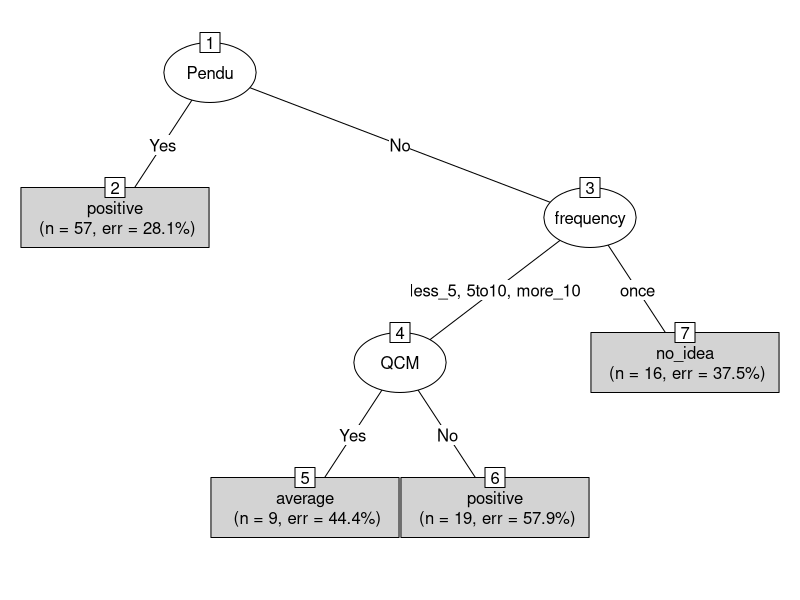
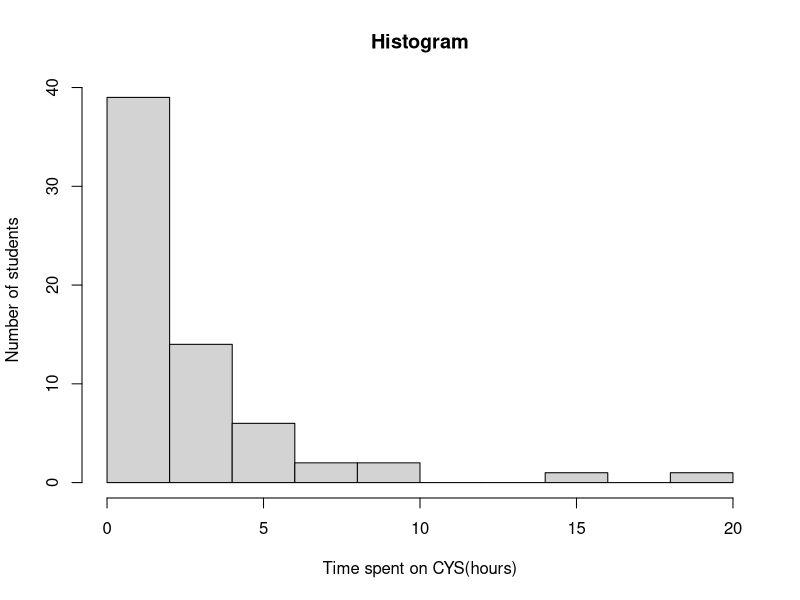
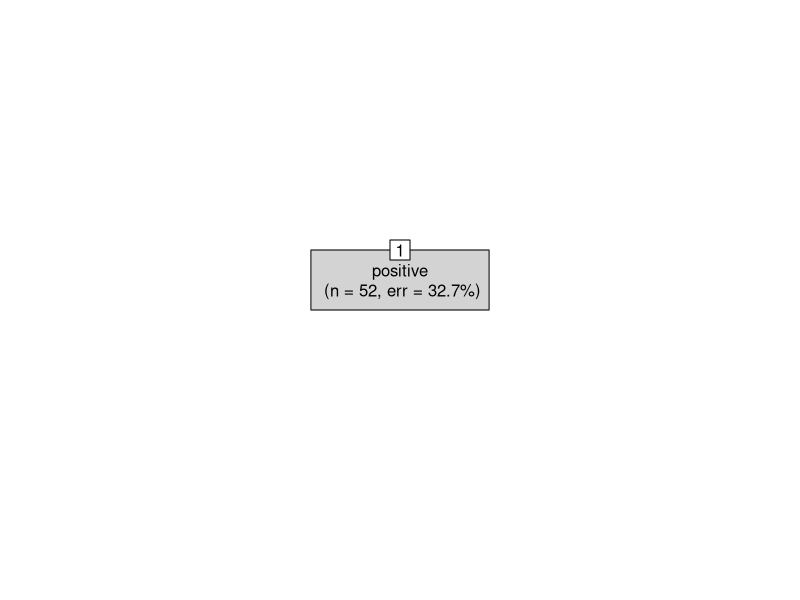

These figures' R source, in order:
## ---- chunk 1
knitr::opts_chunk$set(echo = TRUE)
## ---- chunk 2
library(ggplot2)
library(gridExtra)
library(ggfortify)
library(leaps)
library(MASS)
library(ggplot2)
## ---- chunk 3
Q2 = read.csv("Q_2.csv")
## ---- chunk 4
Q2_1 = Q2[,c("A2a","A2b","A2c","A2d","A2e","A2f")]
summary(Q2_1)
gameper=apply(Q2_1[,c(1:6)],2,mean)
gameper[6]=mean(Q2_1$A2f,na.rm=TRUE)
print(gameper)
## ---- chunk 5
Q2_5=Q2[,c("A1a","A1b","A1c","A1d","A2a","A2b","A2c","A2d","A2e","A2f","X5a","X5b","X5c","X5d")]
Q2_5[is.na(Q2_5)]=0
Q2_5[,'A1']=Q2_5[,'A1a']*0+Q2_5[,'A1b']*1+Q2_5[,'A1c']*2+Q2_5[,'A1d']*3
Q2_5$A2a=factor(Q2_5$A2a,levels=c(0,1),labels=c("No","Yes"))
Q2_5$A2b=factor(Q2_5$A2b,levels=c(0,1),labels=c("No","Yes"))
Q2_5$A2c=factor(Q2_5$A2c,levels=c(0,1),labels=c("No","Yes"))
Q2_5$A2d=factor(Q2_5$A2d,levels=c(0,1),labels=c("No","Yes"))
Q2_5$A2e=factor(Q2_5$A2e,levels=c(0,1),labels=c("No","Yes"))
Q2_5$A2f=factor(Q2_5$A2f,levels=c(0,1),labels=c("No","Yes"))
Q2_5$A1=factor(Q2_5$A1,levels=c(0,1,2,3),labels=c("once","less_5","5to10","more_10"))
Q2_5[,'A5']=Q2_5[,'X5a']*0+Q2_5[,'X5b']*1+Q2_5[,'X5c']*2+Q2_5[,'X5d']*3
Q2_5$A5=factor(Q2_5$A5,levels=c(0,1,2,3),labels=c("positive","negative","average","no_idea"))
Q2_5=Q2_5[,c(5:10,15,16)]
colnames(Q2_5)=c("Pendu","Audiowords","Check_your_motus","QCM","Check_your_taboo","Flashcards","frequency","satisfied")
summary(Q2_5)
## ---- chunk 6
set.seed(100) # initialisation du générateur
# Extraction des échantillons
test.ratio=.2   # part de l'échantillon test
npop=nrow(Q2_5) # nombre de lignes dans les données
nvar=ncol(Q2_5) # nombre de colonnes
# taille de l'échantillon test
ntest=ceiling(npop*test.ratio) 
# indices de l'échantillon test
testi=sample(1:npop,ntest)
# indices de l'échantillon d'apprentissage
appri=setdiff(1:npop,testi)
## ---- chunk 7

# construction de l'échantillon d'apprentissage
datappq=Q2_5[appri,]
# construction de l'échantillon test 
datestq=Q2_5[testi,] 
summary(datappq) # vérification
## ---- chunk 8
library(rpart)
library(partykit)
tree.q5=rpart(satisfied~.,data=datappq,cp=0.0001)
xmat5=xpred.rpart(tree.q5)
xerr5=(xmat5!=as.numeric(datappq[,"satisfied"]))^2
CVerr5=apply(xerr5,2,sum)
CVerr5
## ---- chunk 9
tree.dis5=rpart(satisfied~.,data=datappq,
                control=rpart.control(cp=as.numeric(attributes(which.min(CVerr5))$names)))
plot(as.party(tree.dis5), type="simple")
## ---- chunk 10
# Calcul des prévisions
pred.treeq5=predict(tree.dis5,newdata=datestq,type="class") 
# Erreur quadratique moyenne de prévision en régression
sum((as.numeric(pred.treeq5)!=as.numeric(datestq[,"satisfied"])))/nrow(datestq)
## ---- chunk 11
table(pred.treeq5,datestq[,"satisfied"])
## ---- chunk 12
Q2_5t=Q2_5
Q2_5t[,"X1B"]=Q2[,"X1B"]

Q2_5t=Q2_5t[-which(is.na(Q2_5t$X1B)),]
colnames(Q2_5t)=c("Pendu","Audiowords","Check_your_motus","QCM","Check_your_taboo","Flashcards","frequency","satisfied","Time_CYS")
summary(Q2_5t)
## ---- chunk 13
set.seed(320) # initialisation du générateur
# Extraction des échantillons
test.ratio=.2   # part de l'échantillon test
npop=nrow(Q2_5t) # nombre de lignes dans les données
nvar=ncol(Q2_5t) # nombre de colonnes
# taille de l'échantillon test
ntest=ceiling(npop*test.ratio) 
# indices de l'échantillon test
testi=sample(1:npop,ntest)
# indices de l'échantillon d'apprentissage
appri=setdiff(1:npop,testi)
## ---- chunk 14

# construction de l'échantillon d'apprentissage
datappq=Q2_5t[appri,]
# construction de l'échantillon test 
datestq=Q2_5t[testi,] 
summary(datappq) # vérification
## ---- chunk 15
mean(Q2_5t$Time_CYS)
hist(Q2_5t$Time_CYS,xlab="Time spent on CYS(hours)",ylab="Number of students",main="Histogram")
## ---- chunk 16
tree.q5t=rpart(satisfied~.,data=datappq,cp=0.0001)
xmat5t=xpred.rpart(tree.q5t)
xerr5t=(xmat5t!=as.numeric(datappq[,"satisfied"]))^2
CVerr5t=apply(xerr5t,2,sum)
CVerr5t
## ---- chunk 17
tree.dis5t=rpart(satisfied~.,data=datappq,
                control=rpart.control(cp=as.numeric(attributes(which.min(CVerr5t))$names)))
plot(as.party(tree.dis5t), type="simple")
